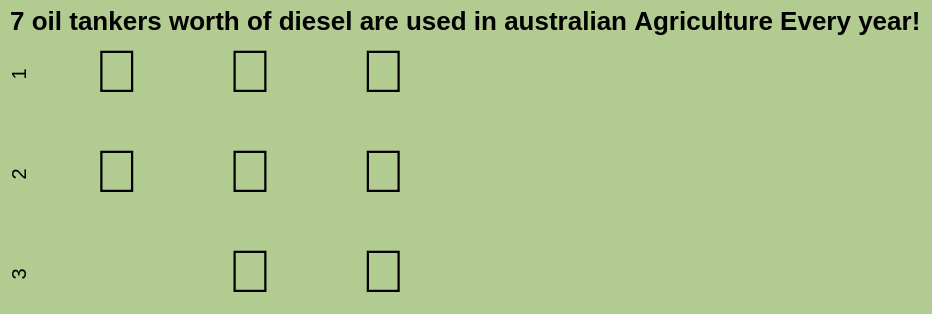

Write a Vega-Lite specification for this figure.
### Vega-Lite specification from a JSON file in a GitHub repository (floating-point values rounded to 4 significant figures)
{"$schema": "https://vega.github.io/schema/vega-lite/v5.json", "config": {"view": {"stroke": ""}}, "title": "7 oil tankers worth of diesel are used in australian Agriculture Every year!", "background": "#b2cb91", "width": 200, "height": 20, "data": {"values": [{"row": "1", "image": "ship"}, {"row": "1", "image": "ship"}, {"row": "1", "image": "ship"}, {"row": "2", "image": "ship"}, {"row": "2", "image": "ship"}, {"row": "3", "image": "spacer"}, {"row": "2", "image": "ship"}, {"row": "3", "image": "ship"}, {"row": "3", "image": "ship"}]}, "transform": [{"calculate": "{'ship': '🚢', 'spacer': ' '}[datum.image]", "as": "emoji"}, {"window": [{"op": "rank", "as": "rank"}], "groupby": ["row"]}], "mark": {"type": "text", "baseline": "middle"}, "encoding": {"x": {"field": "rank", "type": "ordinal", "axis": null}, "y": {"field": "animal", "type": "nominal", "axis": null, "sort": null}, "row": {"field": "row", "header": {"title": ""}}, "text": {"field": "emoji", "type": "nominal"}, "size": {"value": 30}}}
